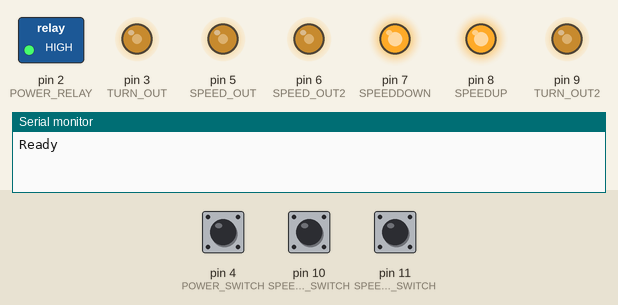
Recording of a sketch running on a simulated Arduino Nano, built with avr-gcc and run on an emulated ATmega328P. On the bench: switched loads named in the sketch (green lamp = pin HIGH), output pins drawn as LEDs (lit = HIGH), the last lines printed to the serial monitor. Dashed ring = blinking. The inputs (shaded band) are chosen by the test bench; at power-on: pin 10 (SPEEDDOWN_SWITCH) HIGH, pin 11 (SPEEDUP_SWITCH) HIGH, pin 4 (POWER_SWITCH) HIGH.

Above: at 1.2 s.
1.3 s: pin 10 (SPEEDDOWN_SWITCH) pulled LOW for 1 s
At 1.81 s:
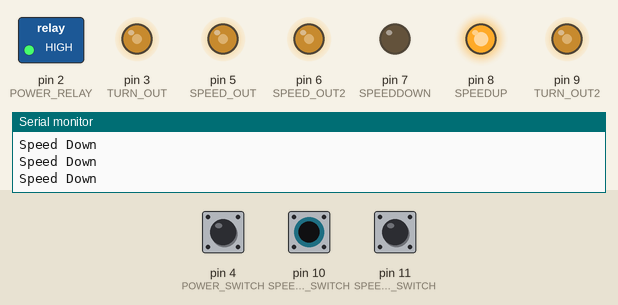
4.3 s: pin 11 (SPEEDUP_SWITCH) pulled LOW for 3.2 s
At 4.81 s:
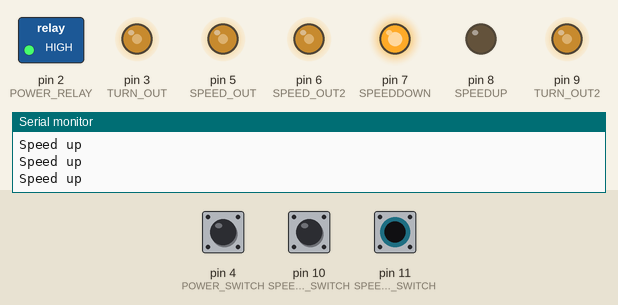
9.0 s: pin 4 (POWER_SWITCH) pulled LOW for 0.15 s
At 11.0 s:
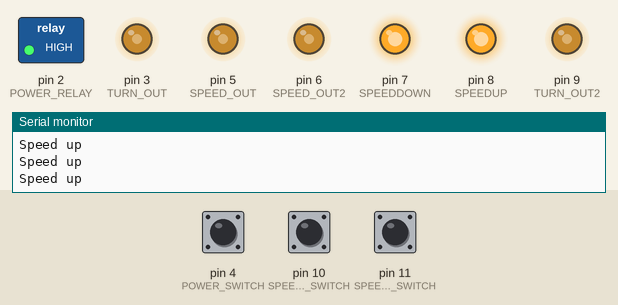
13.0 s: pin 4 (POWER_SWITCH) pulled LOW for 3.2 s
At 13.8 s:
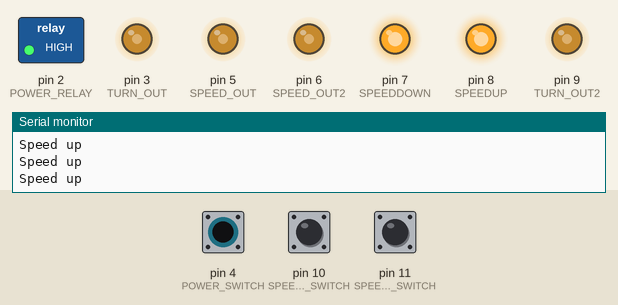
17.7 s: pin 10 (SPEEDDOWN_SWITCH) pulled LOW for 3.2 s
At 21.9 s:
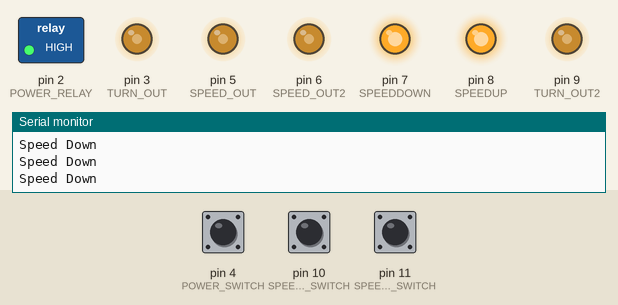
Timing chart, 0 to 23.4 s (numbered marks = the images above; inputs shaded):
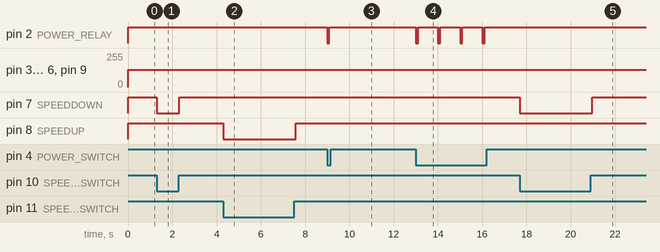

Measured:
- after the input at 1.3 s, pin 7 (SPEEDDOWN): HIGH → LOW at once, → HIGH 1.0 s later
- after the input at 4.3 s, pin 8 (SPEEDUP): HIGH → LOW at once, → HIGH 3.3 s later
- after the input at 9.0 s, pin 2 (POWER_RELAY): HIGH → LOW at once, → HIGH 0.10 s later; pin 3 (TURN_OUT), pin 5 (SPEED_OUT), pin 6 (SPEED_OUT2), pin 9 (TURN_OUT2): 130/255 → 128/255 at once, → 130/255 1.0 s later
- after the input at 13.0 s, pin 2 (POWER_RELAY): alternates HIGH for 0.90 s and LOW for 0.10 s, starting at once; pin 3 (TURN_OUT), pin 5 (SPEED_OUT), pin 6 (SPEED_OUT2), pin 9 (TURN_OUT2): 130/255 → 128/255 at once, → 130/255 4.0 s later
- after the input at 17.7 s, pin 7 (SPEEDDOWN): HIGH → LOW at once, → HIGH 3.3 s later

The sketch:

arduinoCode.ino
```cpp
#include <SerialCommand.h>
SerialCommand sCmd;

const int SPEED_OUT = 5;
const int TURN_OUT = 3;
const int SPEED_OUT2 = 6;
const int TURN_OUT2 = 9;

const int SPEEDUP = 8;//YELLOW
const int SPEEDUP_SWITCH = 11;
const int SPEEDDOWN = 7;//ORANGE
const int SPEEDDOWN_SWITCH = 10;

const int POWER_SWITCH = 4;
const int POWER_RELAY = 2;

const int POWER_LED = A7;//1023 means off, 600 something is on

int speedOut = 0;
int turnOut = 0;

int speedVar = 512;
int turnVar = 512;
int lastCommand = 0;

void setup() {

  Serial.begin(9600);

  pinMode(POWER_SWITCH, INPUT_PULLUP);
  pinMode(POWER_RELAY, OUTPUT);
  digitalWrite(POWER_RELAY, HIGH);
  pinMode(SPEEDUP, OUTPUT);
  pinMode(SPEEDUP_SWITCH, INPUT_PULLUP);
  digitalWrite(SPEEDUP, HIGH);
  pinMode(SPEEDDOWN, OUTPUT);
  pinMode(SPEEDDOWN_SWITCH, INPUT_PULLUP);
  digitalWrite(SPEEDDOWN, HIGH);


  // Setup callbacks for SerialCommand commands
  sCmd.addCommand("TURN",   turnCMD);          // sets turn
  sCmd.addCommand("SPEED",  speedCMD);         // Sets sped
  sCmd.addCommand("SPEEDLEVEL",  speedLevel);         // Sets sped
  sCmd.addCommand("POWER",  power);        // Toggles power
  sCmd.setDefaultHandler(unrecognized);      // Handler for command that isn't matched  (says "What?")
  Serial.println("Ready");
}

void loop() {
  if(!digitalRead(POWER_SWITCH))
  {
    powerToggle();
  }
  if(!digitalRead(SPEEDUP_SWITCH)){
    speedUp();
  }
  if(!digitalRead(SPEEDDOWN_SWITCH)){
    speedDown();
  }
  sCmd.readSerial();

  speedOut = map(speedVar, 0, 1023, 50, 210);
  analogWrite(SPEED_OUT, speedOut);
  analogWrite(SPEED_OUT2, speedOut);
  turnOut = map(turnVar, 0, 1023, 50, 210);
  analogWrite(TURN_OUT, turnOut);
  analogWrite(TURN_OUT2, turnOut);

  delay(2);
  if(lastCommand > 3000){//~3 seconds
    turnVar = 512;
    speedVar = 512;
    lastCommand = 0;
  }else{
    lastCommand++;
  }
}

void speedCMD(){
  char *arg;
  arg = sCmd.next();    // Get the next argument from the SerialCommand object buffer
  if (arg != NULL) {    // As long as it existed, take it
    speedVar = atoi(arg);
  }
  else {
    speedVar = 512;
  }
  lastCommand = 0;
}

void turnCMD(){
  char *arg;
  arg = sCmd.next();    // Get the next argument from the SerialCommand object buffer
  if (arg != NULL) {    // As long as it existed, take it
    turnVar = atoi(arg);
  }
  else {
    turnVar = 512;
  }
  lastCommand = 0;
}
void power(){
  char *arg;
  arg = sCmd.next();    // Get the next argument from the SerialCommand object buffer
  if (arg != NULL) {    // As long as it existed, take it
    if(atoi(arg) == 1){
      powerOn();
    }else if(atoi(arg) == 0){
      powerOff();
    }
  }
}

void powerToggle(){
  digitalWrite(POWER_RELAY, LOW);
  analogWrite(SPEED_OUT, 128);
  analogWrite(TURN_OUT, 128);
  analogWrite(SPEED_OUT2, 128);
  analogWrite(TURN_OUT2, 128);

  delay(100);
  digitalWrite(POWER_RELAY, HIGH);
  delay(900);
  lastCommand = 0;
}
void powerOn(){
  if(analogRead(POWER_LED) > 1000){
    powerToggle();
    Serial.println("Power On");
  }
}

void powerOff(){
  if(analogRead(POWER_LED) < 1000){
    powerToggle();
    Serial.println("Power Off");
  }
}

void speedLevel(){
  char *arg;
  arg = sCmd.next();    // Get the next argument from the SerialCommand object buffer
  if (arg != NULL) {    // As long as it existed, take it
    if(atoi(arg) == 1){
      speedUp();
    }else if(atoi(arg) == -1){
      speedDown();
    }else{
      Serial.println("Invalid parameter");
      lastCommand = 0;
    }
  }
}

void speedUp(){
  digitalWrite(SPEEDUP, LOW);
  delay(100);
  digitalWrite(SPEEDUP, HIGH);
  Serial.println("Speed up");
  lastCommand = 0;
}

void speedDown(){
  digitalWrite(SPEEDDOWN, LOW);
  delay(100);
  digitalWrite(SPEEDDOWN, HIGH);
  Serial.println("Speed Down");
  lastCommand = 0;
}
//This gets set as the default handler, and gets called when no other command matches.
void unrecognized(const char *command) {
  Serial.println("What?");
}
```
